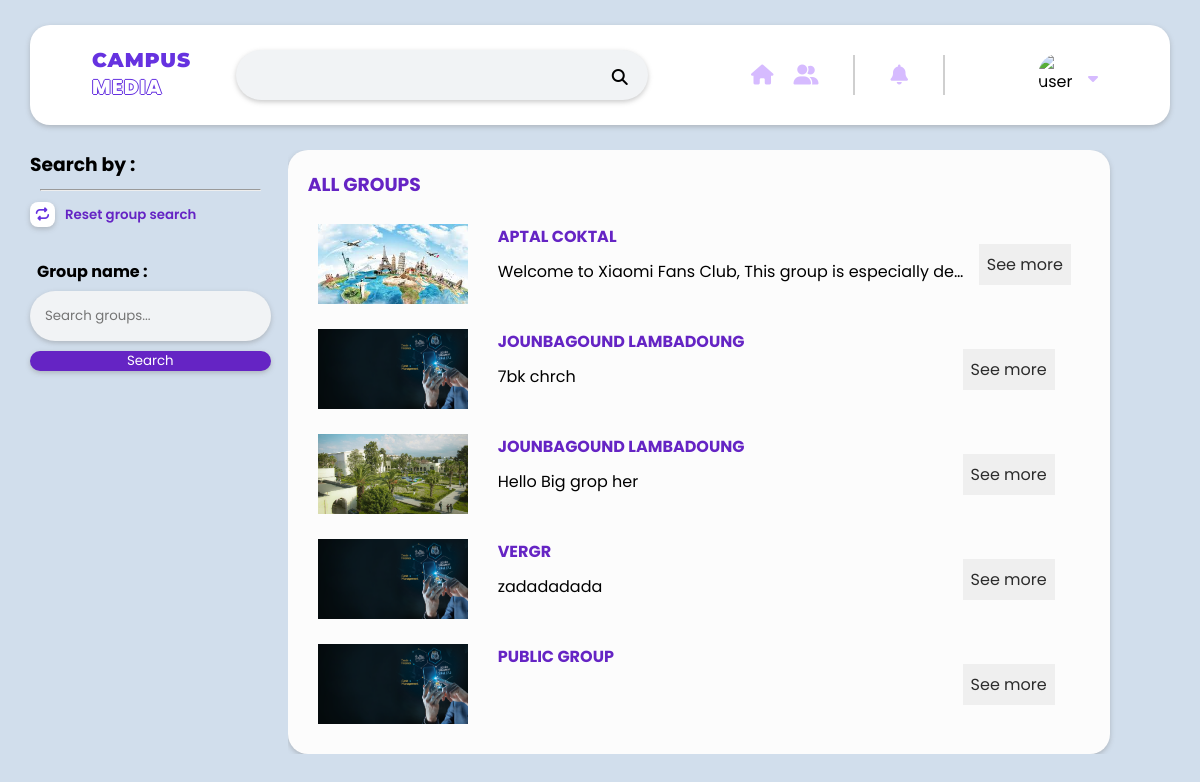
Page /all_groups/ on the committed database.
### backend/models.py (models this page shows, shortened)
class Group(models.Model):
    group_name = models.CharField(max_length=100)
    user = models.ForeignKey(settings.AUTH_USER_MODEL, on_delete=models.CASCADE, related_name='admin_groups')
    profile_banner = models.ImageField(default='profile_pictures/img_banniere.png',upload_to='profile_pictures/', blank=True)
    description = models.TextField(default = "Add a description to this group here...")
    target = models.CharField(max_length=100, default='Public')
    created_at = models.DateTimeField(auto_now_add=True, blank=True, null=True)

### Djangotest/views.py (the view)
# urls.py: path('all_groups/', views.all_groups, name='all_groups'),
def all_groups(request):
    query = request.GET.get('q')
    if query:
        groups = models.Group.objects.filter(target='public', group_name__icontains=query)
    else:
        groups = models.Group.objects.filter(target='public')
    context = {'groups': groups}
    return render(request, 'HTML/components/groups.html', context)

### Djangotest/templates/HTML/components/groups.html (shortened to what this page needs)
{% load static %}
<!DOCTYPE html>
<html lang="en">
<head>
    <link rel="stylesheet" href="{% static 'CSS/style.css' %}">
    <link rel="stylesheet" href="https://cdnjs.cloudflare.com/ajax/libs/font-awesome/6.1.1/css/all.min.css" />
</head>
<body>
        <header>
            {% include "HTML/home/header-homepage.html"%}
        </header>
    <div class="home">
        <div class="container">
            <div class="home-weapper">
                <div style = "display:flex;">
                    {% include "HTML/components/search-left.html" %}
                </div>
                <div class="home-center">
                    <div class="home-center-wrapper">
                        <div style="width: 100%;">
                            <div class="header-container" style="height: auto; background-color: rgb(252, 252, 252);">
                                <h3 class="mini-headign">All Groups</h3>
                                {% for group in groups %}
                                    <div class="" style="padding-top: 15px;margin: 10px;display: flex;height: auto;">
                                        <div class="post-images" >
                                            <img src="/media/{{group.profile_banner}}" style="height: 80px;width: 150px;">
                                        </div>
                                        <div style="margin-left: 30px;width: 62%">
                                            <h4 class="mini-headign">{{group.group_name}}</h4>
                                            <p class="text-limit" style ="color: var(--black);">{{group.description}}</p>
                                        </div>
                                        <div style="width:20%;display: flex;justify-content: center;align-items: center;">
                                            <a style="height: auto;padding: 8px;background-color: rgb(239, 239, 239);color: rgb(44, 44, 44);" href="{% url 'group_posts' group.group_name %}">See more</a>
                                        </div>
                                    </div>
                                {% endfor %}
                            </div>
                        </div>
                    </div>
                </div>
            </div>
        </div>
    </div>
</body>
</html>

### Djangotest/static/CSS/style.css (style rules this page uses)
* { margin: 0; padding: 0; box-sizing: border-box; list-style: none; text-decoration: none; font-family: 'Poppins', sans-serif; }
:root { --background: #d1deec; --foreground: #f1f3f5; --white: #fff; --black: #000; --gray: #6e6e6e; --shadow: #76767663; --border: #cfcfcf; }
body { background: var(--background); -webkit-text-size-adjust: 100%; -webkit-tap-highlight-color: #3a78ffec; }
h1,h2,h3,h4,h5,h6,b { color: var(--black); }
header { width: 100%; height: 150px; display: flex; align-items: center; justify-content: center; }
.header-container { width: 95%; background: var(--white); height: 100px; padding: 20px; border-radius: 20px; box-shadow: 0 2px 5px 0 var(--shadow); }
.home { display: flex; justify-content: center; }
.container { width: 95%; font-weight: normal; }
.home-weapper { width: 100%; display: flex; justify-content: space-between; }
.mini-headign { text-transform: uppercase; color: var(--gray); margin-bottom: 15px; }
.home-center { width: inherit; overflow: hidden; margin: 0% 1.5%; }
.home-center .mini-headign { color: #6524c4; margin-bottom: 10px; }
.post-images>img { width :50%; height: 50%; display: flex; justify-content: space-between; }

### Djangotest/templates/HTML/components/groups.html (style rules this page uses)
.text-limit { overflow: hidden; white-space: nowrap; text-overflow: ellipsis; }

### rows in the picture
Group: profile_banner (picture), group_name "APTAL COKTAL", description "Welcome to Xiaomi Fans Club, This group is especially de…"
Group: profile_banner (picture), group_name "JOUNBAGOUND LAMBADOUNG", description "7bk chrch"
Group: profile_banner (picture), group_name "JOUNBAGOUND LAMBADOUNG", description "Hello Big grop her"
Group: profile_banner (picture), group_name "VERGR", description "zadadadada"
Group: profile_banner (picture), group_name "PUBLIC GROUP"
